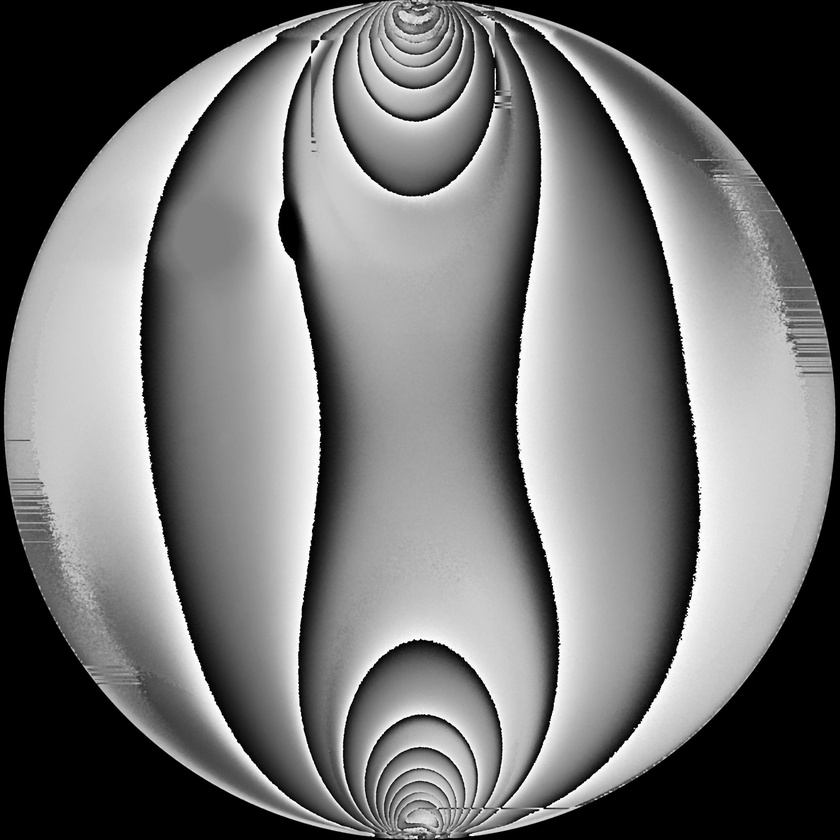
#> input picture report/disc/report_disc_isochromatic.jpg, 840 x 840 px, shrunk from 2000 x 2000 before the run
$ python other_unwrap.py
#> lines starting #> are read from the running program, lines starting #| are printed output that depends on the picture
import numpy as np
import matplotlib.pyplot as plt
import cv2 as cv
from skimage.restoration import unwrap_phase

im = (cv.medianBlur(cv.imread("report/disc/report_disc_isochromatic.jpg", cv.IMREAD_GRAYSCALE), 5) * 2 - 1) * np.pi / 255
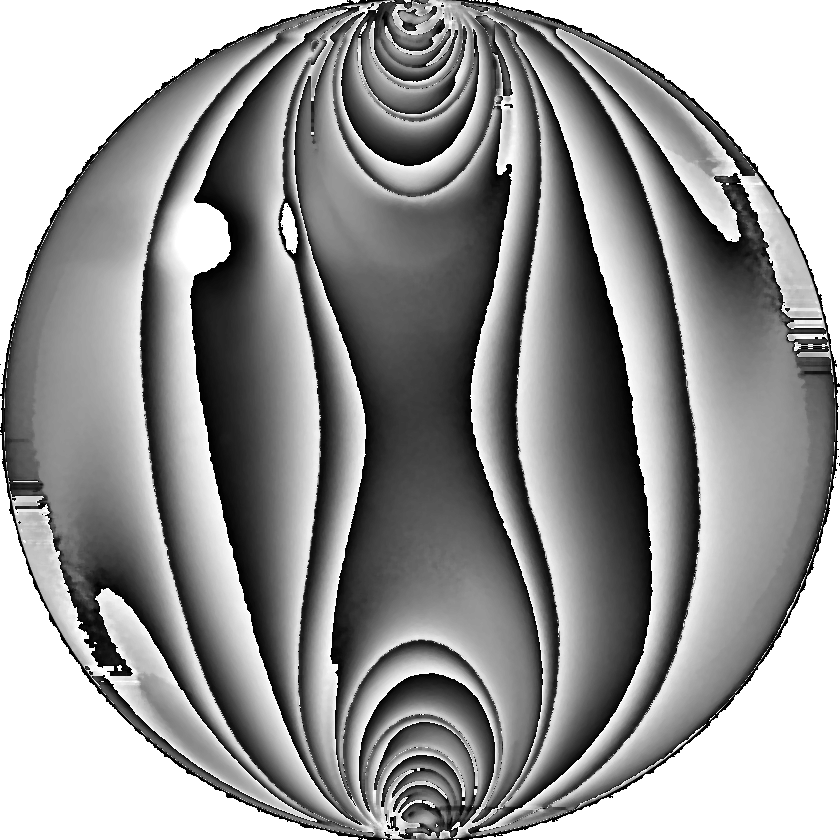
#> im: shape (840, 840) float64; min 0.0123, max 3.14, mean 1.87; drawn with min black and max white

img_unwrapped = unwrap_phase(im, True, True)

plt.imshow(img_unwrapped, cmap='gray')
plt.show()

$ run again, with report/disc/isotropic.jpg copied over report/disc/report_disc_isochromatic.jpg
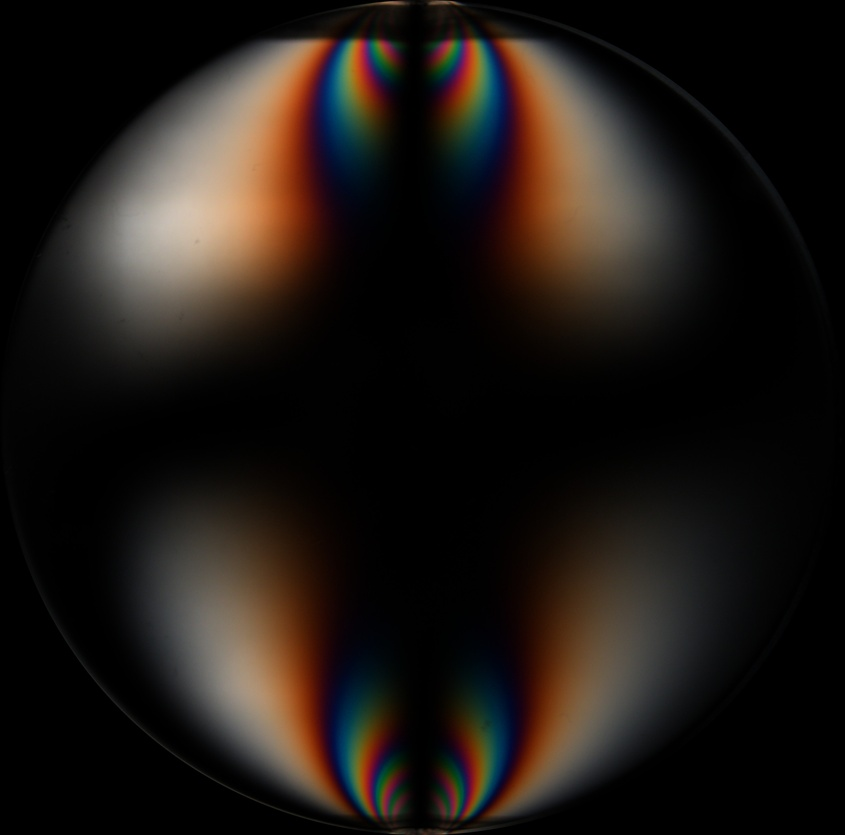
#> input picture report/disc/isotropic.jpg, 845 x 835 px, shrunk from 2772 x 2740 before the run
#> `im = (cv.medianBlur(cv.imread("report/disc/report_disc_isochromatic.jp..`:
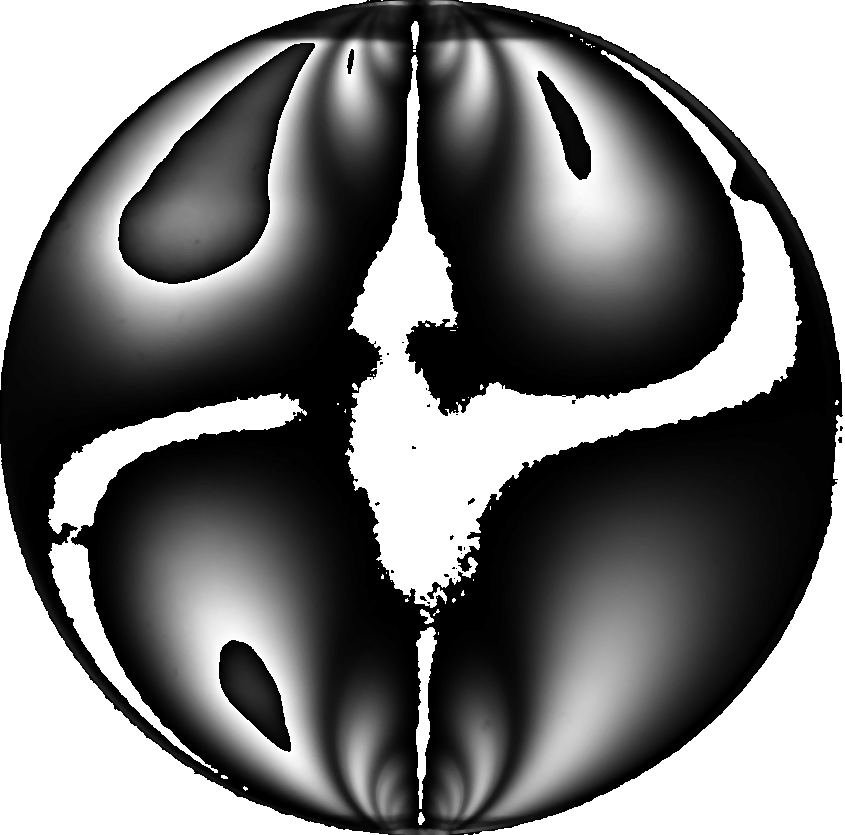
#> im: shape (835, 845) float64; min 0.0123, max 3.14, mean 1.52; drawn with min black and max white

$ run again, with report/disc/report_disc_isoclinic.jpg copied over report/disc/report_disc_isochromatic.jpg
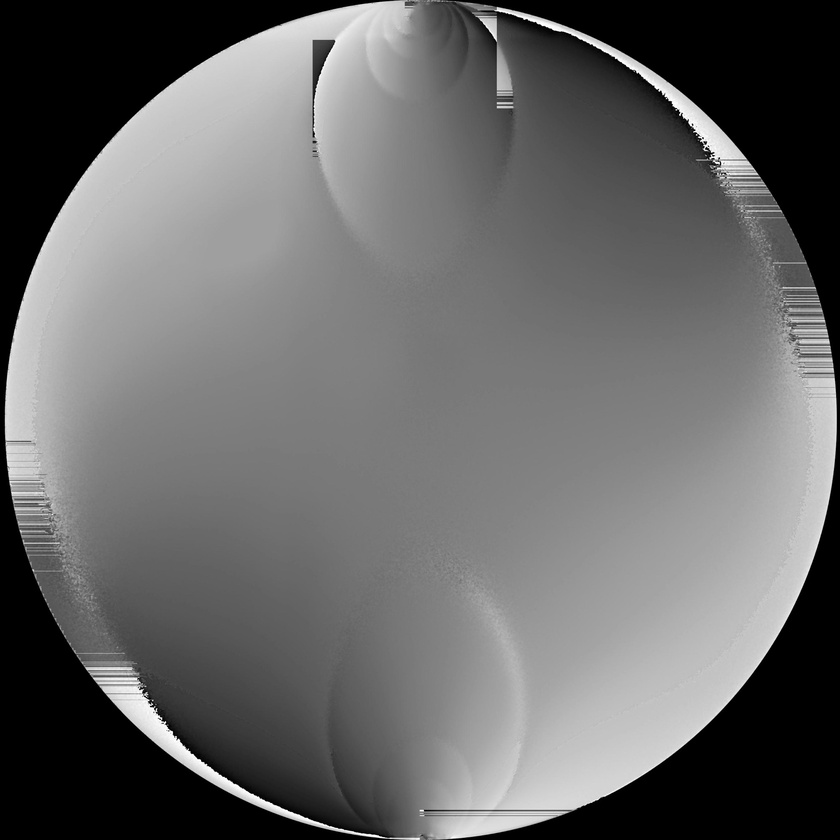
#> input picture report/disc/report_disc_isoclinic.jpg, 840 x 840 px, shrunk from 2000 x 2000 before the run
#> `im = (cv.medianBlur(cv.imread("report/disc/report_disc_isochromatic.jp..`:
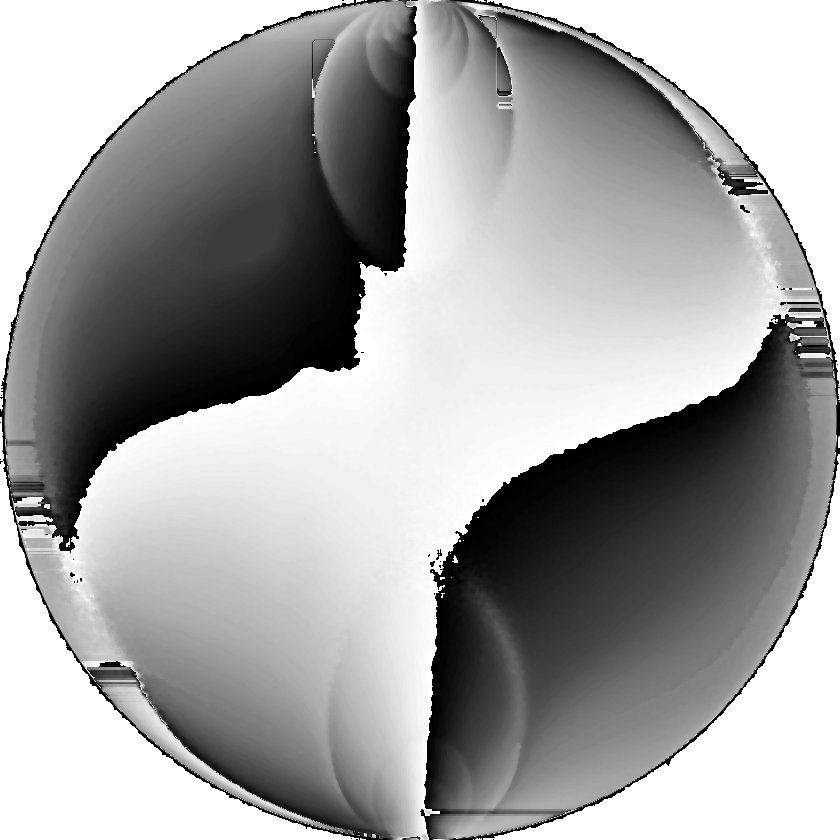
#> im: shape (840, 840) float64; min 0.0123, max 3.14, mean 2.01; drawn with min black and max white
